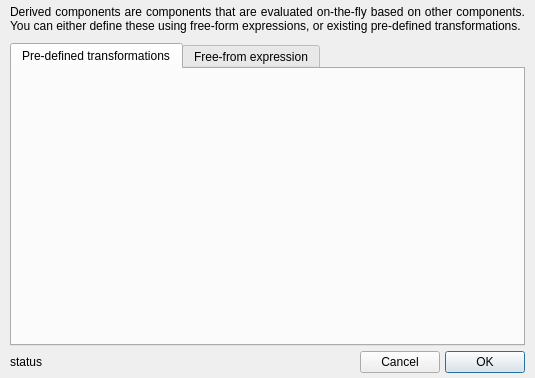
<?xml version="1.0" encoding="UTF-8"?>
<ui version="4.0">
 <class>Dialog</class>
 <widget class="QDialog" name="Dialog">
  <property name="geometry">
   <rect>
    <x>0</x>
    <y>0</y>
    <width>535</width>
    <height>378</height>
   </rect>
  </property>
  <property name="windowTitle">
   <string>Derived Component Editor</string>
  </property>
  <layout class="QVBoxLayout" name="verticalLayout">
   <property name="spacing">
    <number>5</number>
   </property>
   <property name="sizeConstraint">
    <enum>QLayout::SetDefaultConstraint</enum>
   </property>
   <property name="leftMargin">
    <number>10</number>
   </property>
   <property name="topMargin">
    <number>5</number>
   </property>
   <property name="rightMargin">
    <number>10</number>
   </property>
   <property name="bottomMargin">
    <number>5</number>
   </property>
   <item>
    <widget class="QLabel" name="label_2">
     <property name="text">
      <string>Derived components are components that are evaluated on-the-fly based on other components. You can either define these using free-form expressions, or existing pre-defined transformations.</string>
     </property>
     <property name="alignment">
      <set>Qt::AlignJustify|Qt::AlignVCenter</set>
     </property>
     <property name="wordWrap">
      <bool>true</bool>
     </property>
    </widget>
   </item>
   <item>
    <spacer name="verticalSpacer">
     <property name="orientation">
      <enum>Qt::Vertical</enum>
     </property>
     <property name="sizeType">
      <enum>QSizePolicy::Fixed</enum>
     </property>
     <property name="sizeHint" stdset="0">
      <size>
       <width>10</width>
       <height>5</height>
      </size>
     </property>
    </spacer>
   </item>
   <item>
    <widget class="QTabWidget" name="tab">
     <property name="currentIndex">
      <number>0</number>
     </property>
     <widget class="QWidget" name="tab_predefined">
      <attribute name="title">
       <string>Pre-defined transformations</string>
      </attribute>
      <layout class="QVBoxLayout" name="verticalLayout_3">
       <property name="spacing">
        <number>5</number>
       </property>
       <property name="leftMargin">
        <number>10</number>
       </property>
       <property name="topMargin">
        <number>10</number>
       </property>
       <property name="rightMargin">
        <number>10</number>
       </property>
       <property name="bottomMargin">
        <number>10</number>
       </property>
      </layout>
     </widget>
     <widget class="QWidget" name="tab_freeform">
      <attribute name="title">
       <string>Free-from expression</string>
      </attribute>
      <layout class="QVBoxLayout" name="verticalLayout_2">
       <property name="leftMargin">
        <number>10</number>
       </property>
       <property name="topMargin">
        <number>10</number>
       </property>
       <property name="rightMargin">
        <number>10</number>
       </property>
       <property name="bottomMargin">
        <number>10</number>
       </property>
      </layout>
     </widget>
    </widget>
   </item>
   <item>
    <layout class="QHBoxLayout" name="horizontalLayout">
     <item>
      <widget class="QLabel" name="label_status">
       <property name="text">
        <string>status</string>
       </property>
      </widget>
     </item>
     <item>
      <spacer name="horizontalSpacer">
       <property name="orientation">
        <enum>Qt::Horizontal</enum>
       </property>
       <property name="sizeHint" stdset="0">
        <size>
         <width>40</width>
         <height>20</height>
        </size>
       </property>
      </spacer>
     </item>
     <item>
      <widget class="QPushButton" name="button_cancel">
       <property name="text">
        <string>Cancel</string>
       </property>
      </widget>
     </item>
     <item>
      <widget class="QPushButton" name="button_ok">
       <property name="text">
        <string>OK</string>
       </property>
       <property name="default">
        <bool>true</bool>
       </property>
      </widget>
     </item>
    </layout>
   </item>
  </layout>
 </widget>
 <resources/>
 <connections/>
</ui>
